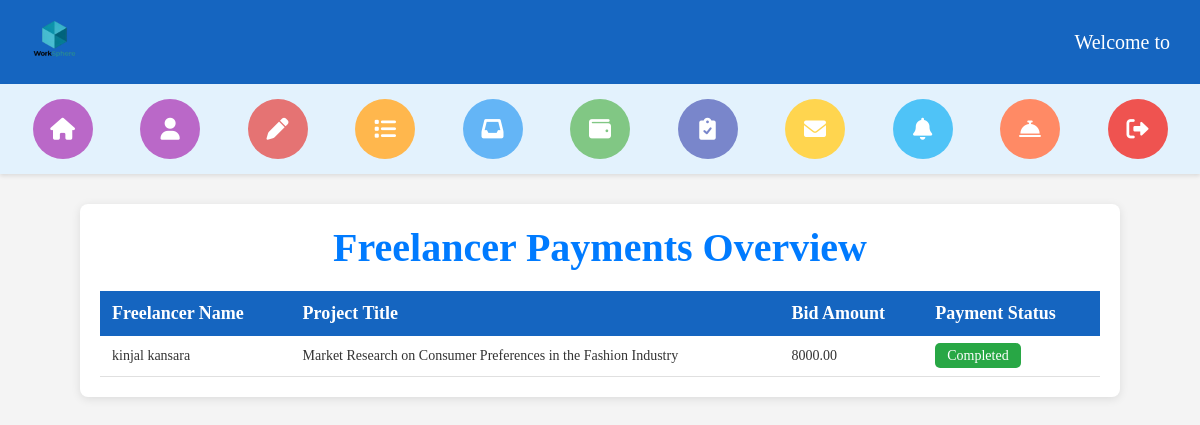
The page /client/client_payment/ (signed in) on the database its author committed.
### payment/models.py (models this page shows, shortened)
class Payment(models.Model):
    proposal = models.ForeignKey(FreelancerProposal, on_delete=models.CASCADE, related_name='payments', null=True)
    order_id = models.CharField(max_length=255)
    payment_id = models.CharField(max_length=50)
    signature = models.CharField(max_length=256, null=True, blank=True)
    refund_payment_id = models.CharField(max_length=255)
    amount = models.DecimalField(max_digits=10, decimal_places=2)
    refund_amount = models.DecimalField(max_digits=10, decimal_places=2, null=True)
    email = models.EmailField()  # Added field to store the user's email
    status = models.CharField(max_length=100, choices=[(
        'Pending', 'Pending'), ('Completed', 'Completed'), ('Failed', 'Failed')], default='Pending')

### freelancer/models.py (models this page shows, shortened)
class FreelancerProposal(models.Model):
    DURATION_CHOICES = [
        ('1_day', '1 Day'),
        ('2_days', '2 Days'),
        ('3_days', '3 Days'),
        ('4_days', '4 Days'),
        ('5_days', '5 Days'),
        ('7_days', '7 Days'),
        ('10_days', '10 Days'),
        ('15_days', '15 Days'),
        ('1_month', '1 Month'),
        ('2_months', '2 Months'),
        ('3_months', '3 Months'),
    ]
    client = models.ForeignKey(ClientRegisterLogin, on_delete=models.CASCADE, null=True)
    freelancer = models.ForeignKey(FreelancerRegisterLogin, on_delete=models.CASCADE)
    project = models.ForeignKey(ClientPostProject, on_delete=models.CASCADE)
    title = models.CharField(max_length=200)
    description = models.TextField(editable=False)
    duration = models.CharField(max_length=20, choices=DURATION_CHOICES)
    bid = models.DecimalField(max_digits=10, decimal_places=2)  # Default bid value
    cover_letter = models.TextField()
    attachment = models.FileField(upload_to='attachments/', blank=True, null=True)
    submitted_at = models.DateTimeField(auto_now_add=True)
    status = models.CharField(max_length=10, null=True)

class FreelancerRegisterLogin(models.Model):
    profile = models.ImageField(upload_to='profile_images/')
    first_name = models.CharField(max_length=30)
    last_name = models.CharField(max_length=30)
    username = models.CharField(max_length=30, unique=True)
    email = models.EmailField(unique=True)
    password = models.CharField(max_length=100)
    phone_number = models.CharField(max_length=15)
    skills = models.CharField(max_length=50)
    hourly_rate = models.DecimalField(max_digits=20, decimal_places=2)
    location = models.CharField(max_length=100)
    about_me = models.TextField(null=True, max_length=1000)
    bank_name = models.CharField(max_length=50, null=True, blank=True)  # Bank name
    ifsc_code = models.CharField(max_length=20, null=True, blank=True)  # IFSC code
    account_number = models.CharField(max_length=20, null=True, blank=True)  # Account number

### client/models.py (models this page shows, shortened)
class ClientPostProject(models.Model):
    EXPERIENCE_LEVEL_CHOICES = [
        ('entry', 'Entry Level'),
        ('intermediate', 'Intermediate Level'),
        ('expert', 'Expert Level'),
    ]
    BUDGET_TYPE_CHOICES = [
        ('fixed', 'Fixed Price'),
        ('hourly', 'Hourly'),
    ]
    CATEGORY_CHOICES = [
        ('ai_developement', 'AI Development'),
        ('animation', 'Animation'),
        ('business_strategy', 'Business Strategy'),
        ('content_creation', 'Content Creation'),
        ('contract_drafting', 'Contract Drafting'),
        ('graphic_design', 'Graphic Design'),
        ('legal_consulting', 'Legal Consulting'),
        ('logo_design', 'Logo Design'),
        ('machine_learning', 'Machine Learning'),
        ('market_research', 'Market Research'),
        ('social_media_marketing', 'Social Media Marketing'),
        ('software_development', 'Software Development'),
        ('video_editing', 'Video Editing'),
        ('web_development', 'Web Development'),
        ('music_composition', 'Music Composition'),
        ('lyric_writting', 'Lyric Writing'),
    ]
    client = models.ForeignKey(ClientRegisterLogin, on_delete=models.CASCADE, related_name='projects', null=True)
    title = models.CharField(max_length=255, help_text="Title of the project")
    description = models.TextField(help_text="Detailed description of the project")
    category = models.CharField(max_length=50, choices=CATEGORY_CHOICES, help_text="Project category")
    budget = models.DecimalField(max_digits=20, decimal_places=2, help_text="Project budget (fixed or hourly)")
    budget_type = models.CharField(max_length=10, choices=BUDGET_TYPE_CHOICES, help_text="Budget type")
    deadline = models.DateField(help_text="Deadline for project completion")
    skills_required = models.CharField(max_length=255, help_text="Skills required for the project")
    attachments = models.FileField(upload_to="project_attachments/", blank=True, null=True, help_text="Project-related files")
    photo = models.ImageField(upload_to="project_photos/", blank=True, null=True, help_text="Project-related photo")
    experience_level = models.CharField(max_length=15, choices=EXPERIENCE_LEVEL_CHOICES, help_text="Required experience level for freelancers")
    created_at = models.DateTimeField(auto_now_add=True, help_text="Time when the project was posted")
    status = models.CharField(max_length=10, null=True)

### client/views.py (the view)
# urls.py: path('client_payment/', views.client_payment, name='client_payment'),
def client_payment(request):
    payments = Payment.objects.filter(status="Completed")
    return render(request, 'client_payment.html', {'payments': payments})

### client/templates/client_payment.html (shortened to what this page needs)
{% extends "header_2.html" %}
{% block content %}
  <div class="container">
    <h2>Freelancer Payments Overview</h2>
    <table>
      <thead>
        <tr>
          <th>Freelancer Name</th>
          <th>Project Title</th>
          <th>Bid Amount</th>
          <th>Payment Status</th>
        </tr>
      </thead>
      <tbody>
        {% if payments %}
          {% for payment in payments %}
            {% if payment.status == "Completed" %}
              <tr>
                <td>{{ payment.proposal.freelancer.first_name }} {{ payment.proposal.freelancer.last_name }}</td>
                <td>{{ payment.proposal.project.title }}</td>
                <td>{{ payment.proposal.bid }}</td>
                <td>
                  <span class="completed-status">Completed</span>
                </td>
              </tr>
            {% endif %}
          {% endfor %}
        {% else %}
          <tr>
            <td colspan="4">No completed payments available.</td>
          </tr>
        {% endif %}
      </tbody>
    </table>
  </div>
{% endblock %}

### client/templates/client_payment.html (style rules this page uses)
.container { max-width: 1000px; margin: 30px auto; padding: 20px; background-color: #fff; box-shadow: 0 2px 10px rgba(0, 0, 0, 0.1); border-radius: 8px; }
h2 { font-size: 40px; font-family: Candara; color: #007bff; font-weight: 700; margin: 0; text-align: center; width: 100%; }
table { width: 100%; border-collapse: collapse; margin-top: 20px; }
table th, table td { padding: 12px; text-align: left; color: #333; font-size: 16px; }
table th { background-color: #1565c0; color: white; font-family: verdana; font-size:18px; }
table td { border-bottom: 1px solid #e0e0e0; font-family: Candara; font-size:14px; }
.completed-status { background-color: #28a745; color: white; font-family: Candara; padding: 5px 12px; border-radius: 5px; font-size: 14px; }

### rows shown on the page
Payment: proposal.freelancer.first_name "kinjal", proposal.freelancer.last_name "kansara", proposal.project "Market Research on Consumer Preferences in the Fashion Industry", proposal.bid "8000.00"
